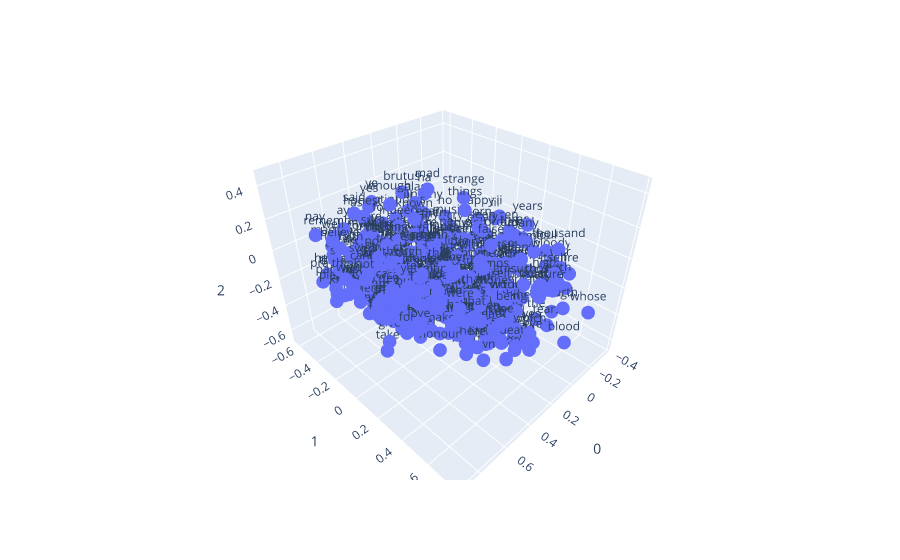

Source (notebook cell):
### Code cell
import plotly.express as px
fig = px.scatter_3d(X[:500], x=0, y=1, z=2, text=y[:500])
fig.show()

### Figure 1 — Plotly figure (JSON) as saved in the notebook; plotly's stock layout.template omitted (floating-point values rounded to 4 significant figures; data arrays with more than 128 entries replaced by an {"elided": "..."} marker saying what was removed)
{"data": [{"hovertemplate": "0=%{x}<br>1=%{y}<br>2=%{z}<br>text=%{text}<extra></extra>", "legendgroup": "", "marker": {"color": "#636efa", "symbol": "circle"}, "mode": "markers+text", "name": "", "scene": "scene", "showlegend": false, "text": {"elided": "500 str values"}, "type": "scatter3d", "x": {"elided": "500 float values"}, "y": {"elided": "500 float values"}, "z": {"elided": "500 float values"}}], "layout": {"legend": {"tracegroupgap": 0}, "margin": {"t": 60}, "scene": {"domain": {"x": [0, 1], "y": [0, 1]}, "xaxis": {"title": {"text": "0"}}, "yaxis": {"title": {"text": "1"}}, "zaxis": {"title": {"text": "2"}}}}}
